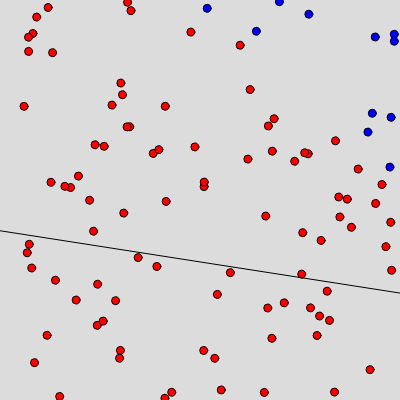
Frame 1 (no input)
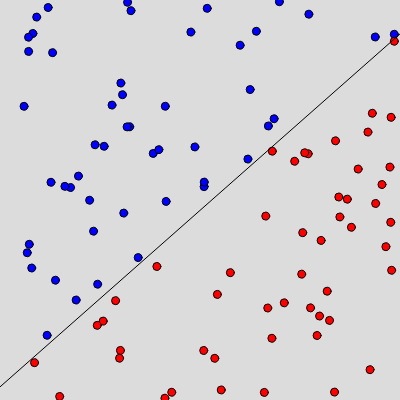
Frame 60 (no input)
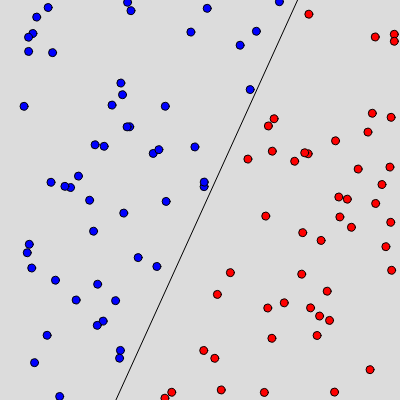
Frame 120 (the mouse pressed at the canvas centre since frame 60)

The p5.js sketch that drew these frames (run headless with seeded random() and noise() and a simulated clock; from frame 60 on, the mouse is pressed at the canvas centre):

// p5.js sketch
// ── sketch.js
let perceptron; //Globally declaring the perceptron

function setup() {
  createCanvas(400, 400);
  perceptron = new Perceptron(); 
  trainingData = generateTrainingData(100);
  currentDataIndex = 0;
}

//Creating training data where we create two inputs x and y and then label which is the right output
function generateTrainingData(numPoints){
  let trainingData = [];
  for(let i = 0;i<numPoints;i++){
      let x = Math.random()*2-1; //This keeps the random between -1 and 1
      let y = Math.random()*2-1;
      let label = (y>x) ? 1:-1;
      trainingData.push({inputs:[x,y],label: label});//pushing the two inputs with the label
  }
  return trainingData;
}

//Creating a perceptron
class Perceptron{
  constructor(){
      this.weights = new Array(3);
      this.learningRate = 0.5;//How fast weights of the perceptron adapts
      this.bias = 1;
      for(let i = 0;i<this.weights.length;i++){
          this.weights[i] = Math.random()*2 -1;//assigning random initial weights 
      }
  }
//guess function to guess the output or the label
  guess(inputs){
      let weightedSum = 0;
      for(let i = 0;i<inputs.length;i++){
          weightedSum += inputs[i]*this.weights[i];//xW1 + yW2 = weighted sum
      }
      weightedSum += 1 * this.weights[this.weights.length-1];//adding bias to the sum 
      let output = activationFunction(weightedSum);//it's passed into an activation function
      return output;
  }
//supervised learning
  train(trainingData){
      for(let i = 0;i<trainingData.length;i++){
          let guessMade = this.guess(trainingData[i].inputs);
          let error = trainingData[i].label - guessMade;

          //Tuning the weights 
          for(let j = 0;j< trainingData[i].inputs.length;j++){
              this.weights[j] += error * trainingData[i].inputs[j] * this.learningRate; //weight = weight + error x input x learning rate
          }

          this.weights[this.weights.length-1] += error * 1 * this.learningRate;//updating bias
      }
  }

}

//Creating an Activation function
function activationFunction(sum){
  if(sum > 0){
      return 1;
  }else{
      return -1;
  }
}

function drawDecisionBoundary() {
  // wX * x + wY * y = 0
  let x1 = -1;
  let y1 = -(perceptron.weights[0] / perceptron.weights[1]) * x1 - (perceptron.weights[2] / perceptron.weights[1]);  // Calculate y1 for x1 = -1  
  let x2 = 1;
  let y2 = -(perceptron.weights[0] / perceptron.weights[1]) * x2 - (perceptron.weights[2] / perceptron.weights[1]);  // Calculate y2 for x2 = 1

  // Map these points to canvas coordinates
  let x1Mapped = map(x1, -1, 1, 0, width);
  let y1Mapped = map(y1, -1, 1, height, 0);  // Flip y-axis for p5.js
  let x2Mapped = map(x2, -1, 1, 0, width);
  let y2Mapped = map(y2, -1, 1, height, 0);  // Flip y-axis for p5.js

  // Draw the line representing the decision boundary
  stroke(0);  // Set the color of the line to black
  line(x1Mapped, y1Mapped, x2Mapped, y2Mapped);  // Draw the line
}

function draw() {
  background(220);

  // Visualize the perceptron's output on each data point
  for (let i = 0; i < trainingData.length; i++) {
    let guess = perceptron.guess(trainingData[i].inputs);
    let x = map(trainingData[i].inputs[0], -1, 1, 0, width);
    let y = map(trainingData[i].inputs[1], -1, 1, height, 0);
    if (guess > 0) {
      fill('blue');  // Gray for a positive output (+1)
    } else {
      fill('red');  // White for a negative output (-1)
    }
    strokeWeight(1);
    stroke(0);
    ellipse(x, y, 8, 8);
  }

  // Train the perceptron on one data point per frame
  perceptron.train([trainingData[currentDataIndex]]);
  currentDataIndex = (currentDataIndex + 1) % trainingData.length;  // Loop through the data

  // Visualize the decision boundary
  drawDecisionBoundary();
  
}
